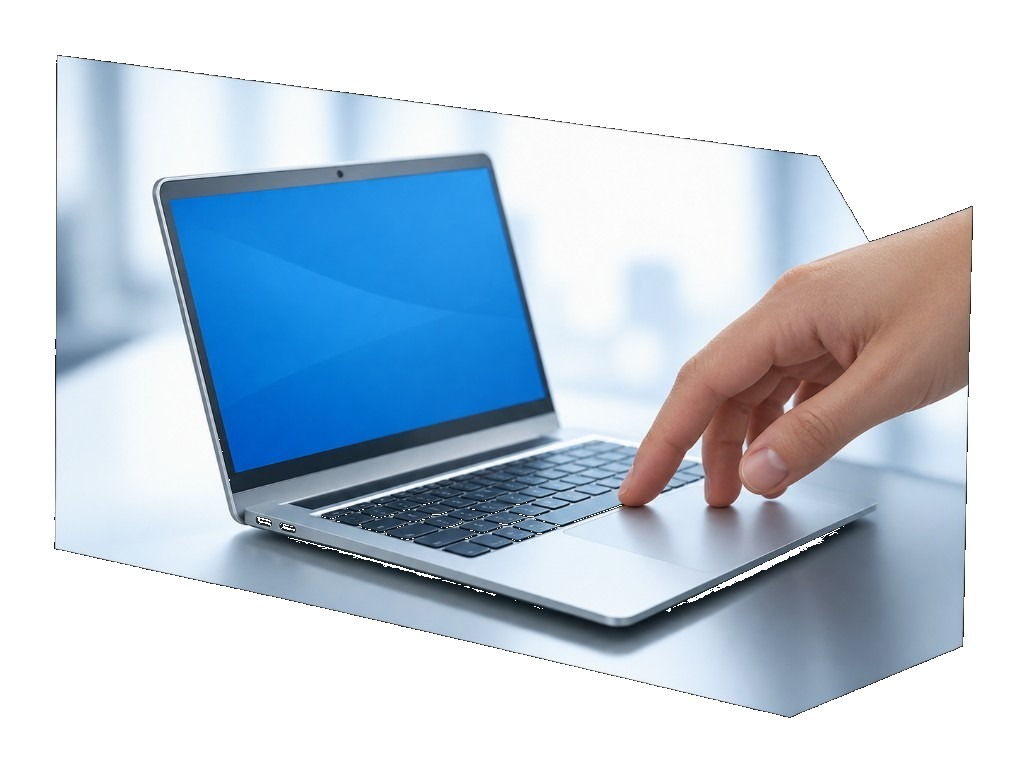
#> input picture assets/service-aiweb-photo.jpg, 1024 x 768 px
$ python _an7.py assets/service-aiweb-photo.jpg
#> lines starting #> are read from the running program, lines starting #| are printed output that depends on the picture; after the words box and inside, x2 and y2 are one past the last pixel; in counts of white or black regions, pixels touching at a corner belong together
from PIL import Image
import sys, numpy as np
im=Image.open(sys.argv[1]).convert("RGB")
#> im is the input picture: PIL image 1024x768 RGB; mean R, G, B 191.3, 205.5, 219.3
a=np.asarray(im).astype(int)
h,w,_=a.shape
#> h = 768; w = 1024
sat=a.max(axis=2)-a.min(axis=2); lum=a.sum(axis=2)/3
#> after `sat = a.max(axis=2) - a.min(axis=2)`:
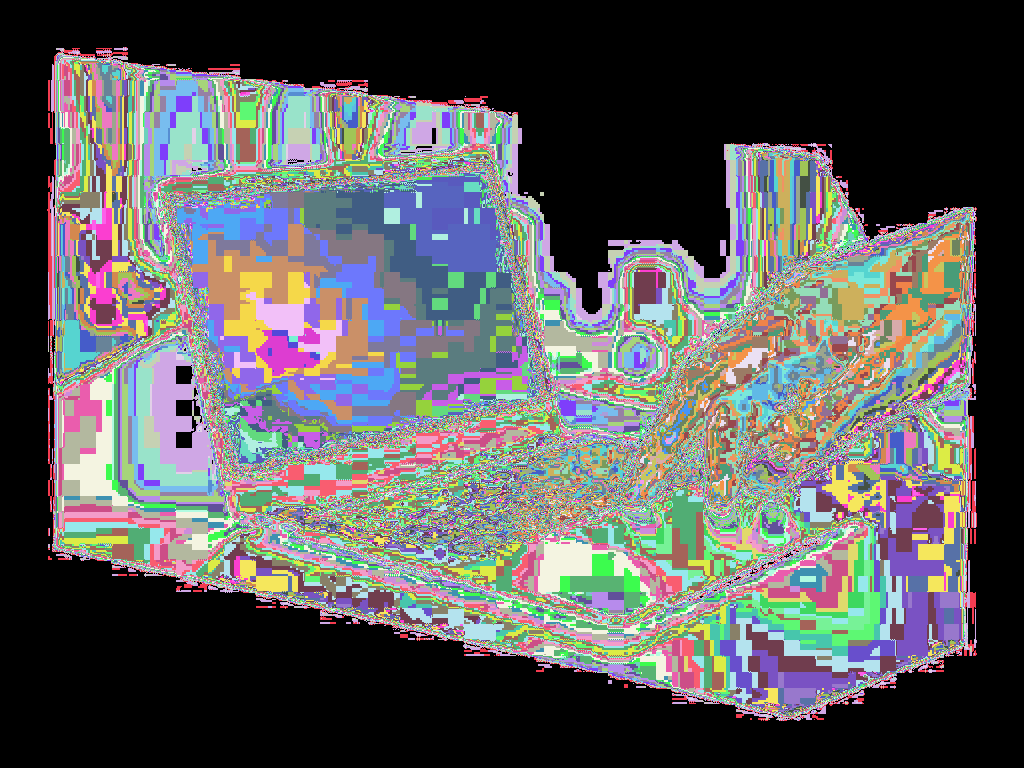
#> sat: shape (768, 1024) int64; 218 distinct labels, from 0 to 219; one colour per label, 0 black
strong=(sat>45)|(lum<160)
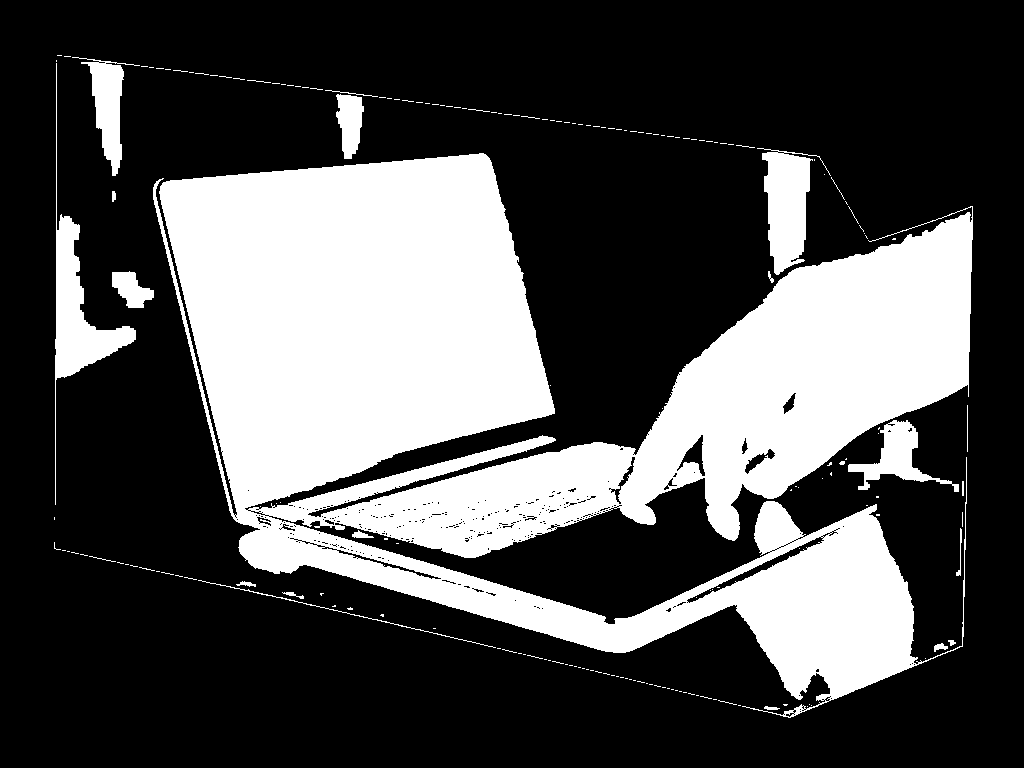
#> strong: shape (768, 1024) bool; 30.9% white; 183 white regions (159 under 20 px), largest, box (x1, y1, x2, y2) and area: (153, 153, 973, 718) 223813, (55, 63, 136, 505) 5593, (757, 148, 831, 275) 4449
def runs(y0,y1,lab,frac=0.45):
#> called with y0 = 25, y1 = 230, lab = 'HERO photo', frac = 0.75
    m=strong[y0:y1,:]
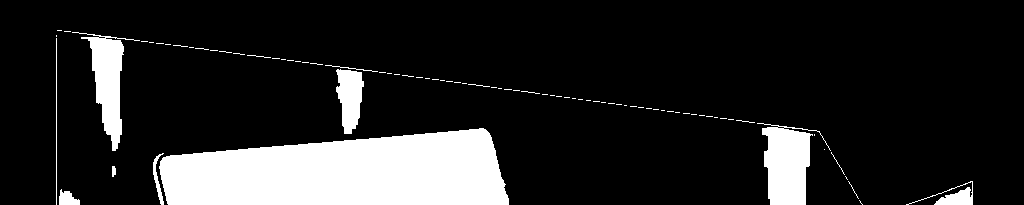
#> m: shape (205, 1024) bool; 14.3% white; 80 white regions (67 under 20 px), largest, box (x1, y1, x2, y2) and area: (159, 128, 509, 205) 21336, (757, 123, 831, 205) 3207, (72, 32, 140, 151) 2583
    cs=m.sum(axis=0); H=y1-y0
#> after `cs = m.sum(axis=0)`: cs = 1024 values, max 169 at index 56, min 0 at index 0, mean 29.4
    on=cs> H*frac
    out=[];cur=None
    for i,v in enumerate(on):
        if v and cur is None: cur=i
        elif not v and cur is not None:
            if i-cur>25: out.append((cur,i-1))
            cur=None
#> this loop made 1024 passes
#> (v, cur) on pass 57: (True, 56)
#> v on passes 1 to 6: False, False, False, False, False, False
#> after the loop, out = []
    if cur is not None: out.append((cur,w-1))
    print(lab, "H=",H)
    for (x0,x1) in out:
        mm=strong[y0:y1,x0:x1+1]; rs=mm.sum(axis=1)
        ys=np.where(rs> (x1-x0+1)*0.45)[0]
        print(f"   x {x0}-{x1} w{x1-x0+1}   y {y0+ys.min()}-{y0+ys.max()} h{ys.max()-ys.min()+1}")
#> this loop made 0 passes
runs(25,230,"HERO photo",0.75)
runs(295,370,"PAIR photos",0.6)
#> call 2 of runs, with y0 = 295, y1 = 370, lab = 'PAIR photos', frac = 0.6
#> in runs (call 2), `m=strong[y0:y1,:]`:
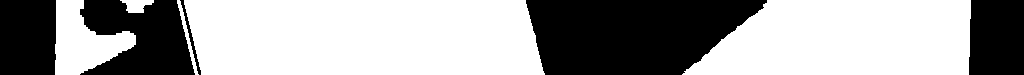
#> m: shape (75, 1024) bool; 62.6% white; 5 black regions, box (x1, y1, x2, y2) and area: (526, 0, 767, 75) 14290, (80, 0, 195, 75) 6007, (0, 0, 56, 75) 4175, (969, 0, 1024, 75) 4049, (180, 0, 201, 75) 223
#> in runs (call 2), `cs = m.sum(axis=0)`: cs = 1024 values, max 75 at index 56, min 0 at index 0, mean 46.93
#> the loop in runs (call 2), `for i,v in enumerate(on):` made 1024 passes
#> after the loop in runs (call 2), `for i,v in enumerate(on):`: out = [(56, 85), (191, 532), (736, 969)]
#> the loop in runs (call 2), `for (x0,x1) in out:` made 3 passes
#|    x 56-85 w30   y 295-369 h75
#|    x 191-532 w342   y 295-369 h75
#|    x 736-969 w234   y 295-369 h75
runs(425,530,"TRIO photos",0.6)
#> call 3 of runs, with y0 = 425, y1 = 530, lab = 'TRIO photos', frac = 0.6
#> in runs (call 3), `m=strong[y0:y1,:]`:
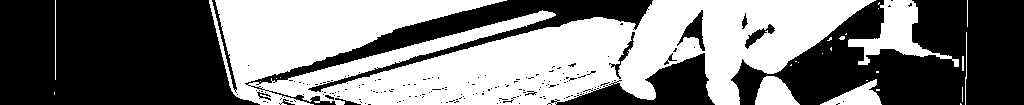
#> m: shape (105, 1024) bool; 47.9% white; 27 white regions (19 under 20 px), largest, box (x1, y1, x2, y2) and area: (209, 0, 876, 105) 47117, (848, 0, 959, 67) 2399, (755, 76, 800, 105) 878
#> in runs (call 3), `cs = m.sum(axis=0)`: cs = 1024 values, max 105 at index 715, min 0 at index 0, mean 50.25
#> the loop in runs (call 3), `for i,v in enumerate(on):` made 1024 passes
#> after the loop in runs (call 3), `for i,v in enumerate(on):`: out = [(227, 608), (633, 666), (705, 740), (755, 794)]
#> the loop in runs (call 3), `for (x0,x1) in out:` made 4 passes
#|    x 227-608 w382   y 425-529 h105
#|    x 633-666 w34   y 429-522 h94
#|    x 705-740 w36   y 425-529 h105
#|    x 755-794 w40   y 425-529 h105
#> pass 1, in runs (call 3), `mm = strong[y0:y1, x0:x1 + 1]`:
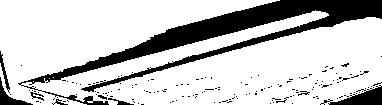
#> mm: shape (105, 382) bool; 78.5% white; 163 black regions (153 under 20 px), largest, box (x1, y1, x2, y2) and area: (18, 0, 382, 105) 7129, (320, 85, 382, 105) 563, (0, 77, 33, 105) 251
#> pass 3, in runs (call 3), `mm = strong[y0:y1, x0:x1 + 1]`:
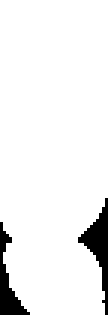
#> mm: shape (105, 36) bool (shown 3 times larger); 93.5% white; 2 black regions, box (x1, y1, x2, y2) and area: (26, 66, 36, 105) 137, (0, 74, 10, 105) 108

$ run again, on assets/contact-visual.jpg
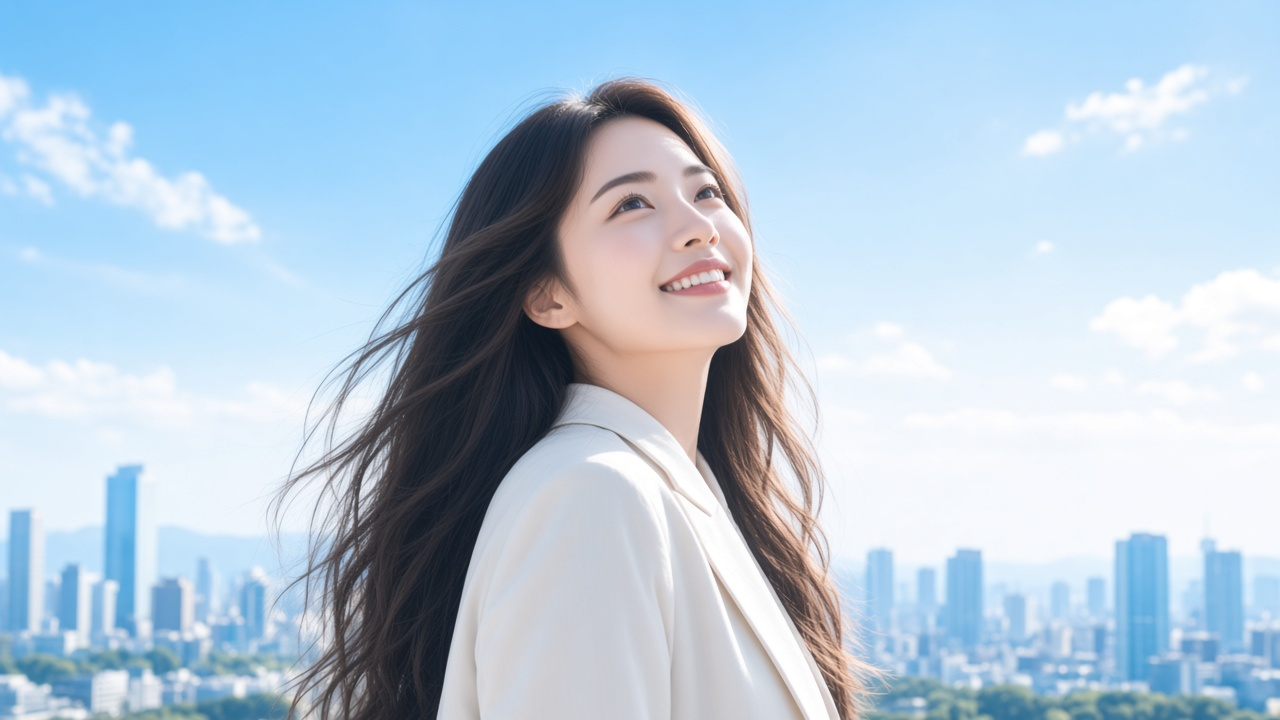
#> input picture assets/contact-visual.jpg, 1280 x 720 px
#> im is the input picture: PIL image 1280x720 RGB; mean R, G, B 179.9, 200.1, 217.3
#> `strong=(sat>45)|(lum<160)`:
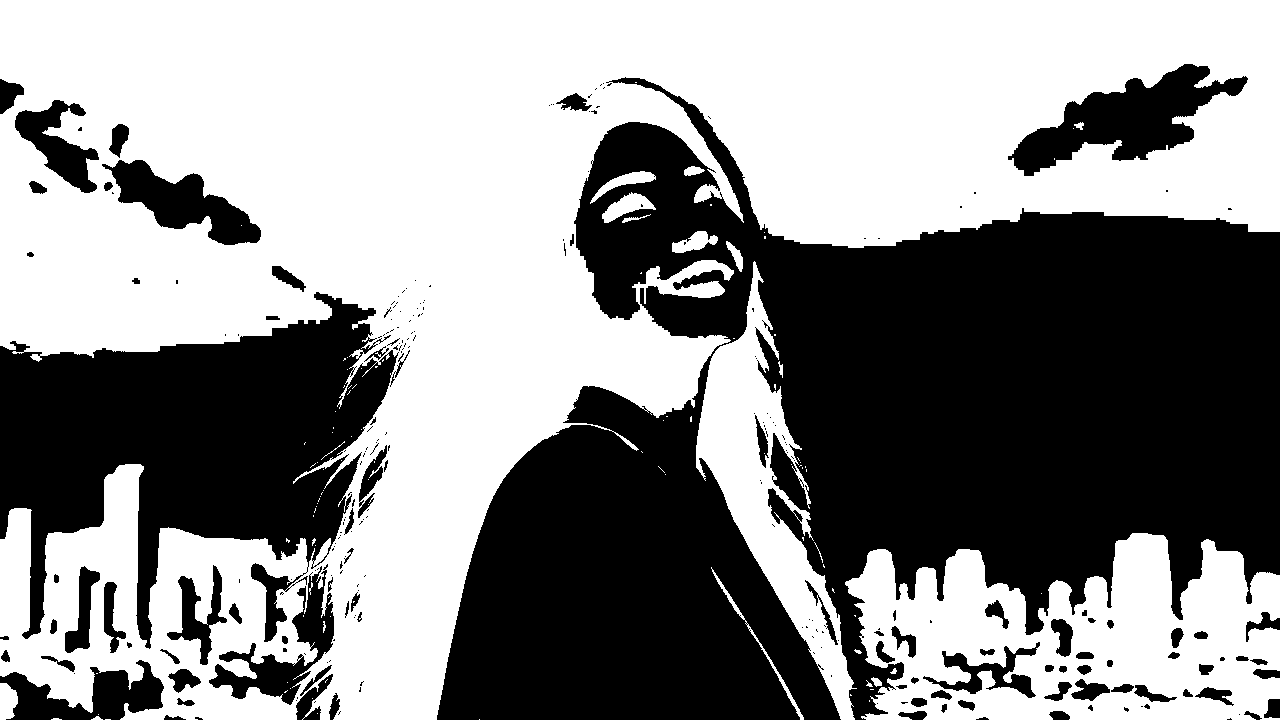
#> strong: shape (720, 1280) bool; 55.2% white; 255 black regions (163 under 20 px), largest, box (x1, y1, x2, y2) and area: (437, 77, 1280, 720) 291965, (0, 292, 399, 649) 72857, (1008, 64, 1248, 176) 10992
#> m: shape (205, 1280) bool; 85.6% white; 33 black regions (22 under 20 px), largest, box (x1, y1, x2, y2) and area: (574, 52, 760, 205) 13275, (1008, 39, 1248, 151) 10992, (102, 135, 260, 205) 5150
#> cs = 1280 values, max 205 at index 99, min 94 at index 656, mean 175.5
#> the loop in runs, `for i,v in enumerate(on):` made 1280 passes
#> v on passes 1 to 8: True, True, True, True, True, True, True, True
#> after the loop in runs, `for i,v in enumerate(on):`: cur = 1196; out = [(0, 48), (82, 116), (128, 581), (741, 1021)]
#> the loop in runs, `for (x0,x1) in out:` made 5 passes
#> (printed output is left out)
#> m: shape (75, 1280) bool; 42.4% white; 14 white regions (9 under 20 px), largest, box (x1, y1, x2, y2) and area: (328, 0, 731, 75) 22393, (0, 0, 332, 67) 15825, (709, 0, 779, 75) 2353, (678, 0, 720, 3) 78, (778, 66, 783, 75) 24
#> the loop in runs (call 2), `for (x0,x1) in out:` made 2 passes
#> (x0, x1) on passes 1 to 2: (0, 224), (370, 657)
#> (printed output is left out)
#> m: shape (105, 1280) bool; 19.6% white; 38 white regions (31 under 20 px), largest, box (x1, y1, x2, y2) and area: (293, 0, 571, 105) 16351, (696, 0, 811, 105) 6940, (80, 39, 144, 105) 2265
#> cs = 1280 values, max 105 at index 390, min 0 at index 0, mean 20.55
#> after the loop in runs (call 3), `for i,v in enumerate(on):`: out = [(354, 497), (721, 771)]
#> the loop in runs (call 3), `for (x0,x1) in out:` made 2 passes
#> (printed output is left out)
#> pass 2, in runs (call 3), `mm = strong[y0:y1, x0:x1 + 1]`:
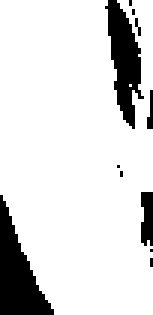
#> mm: shape (105, 51) bool (shown 3 times larger); 86.2% white; 11 black regions (8 under 20 px), largest, box (x1, y1, x2, y2) and area: (0, 65, 18, 105) 351, (35, 0, 48, 43) 290, (47, 64, 51, 82) 64
